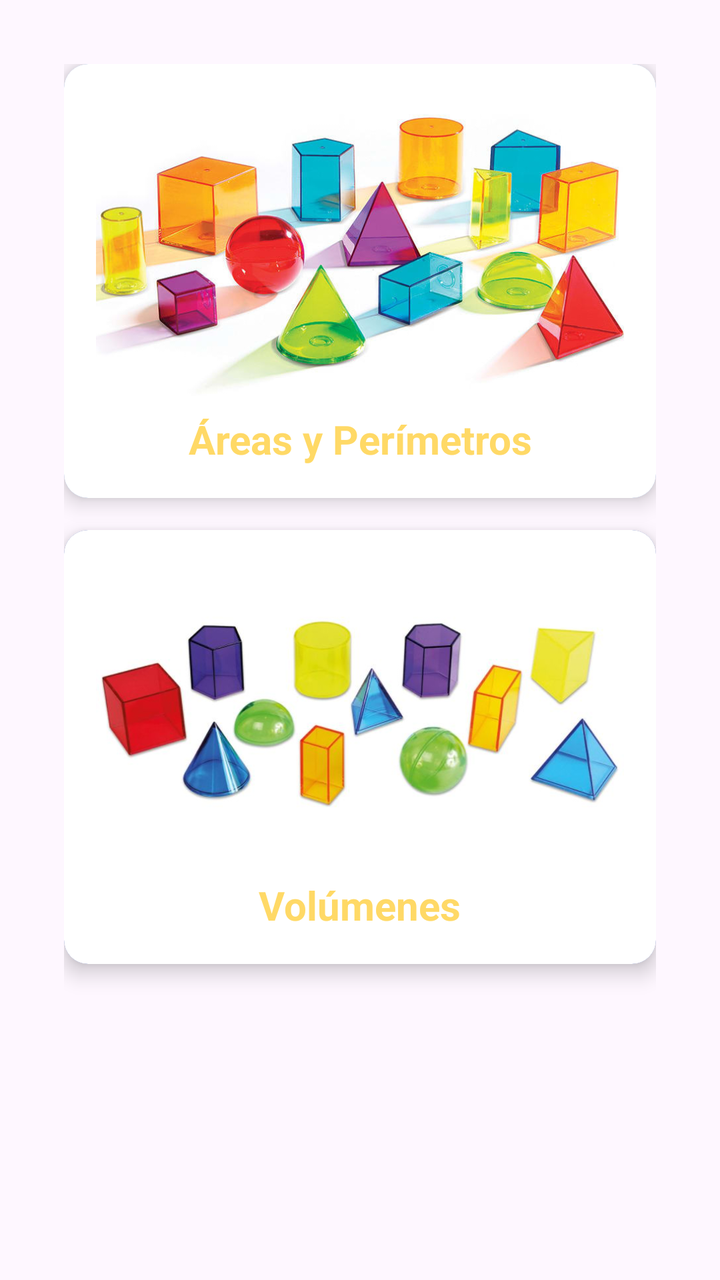
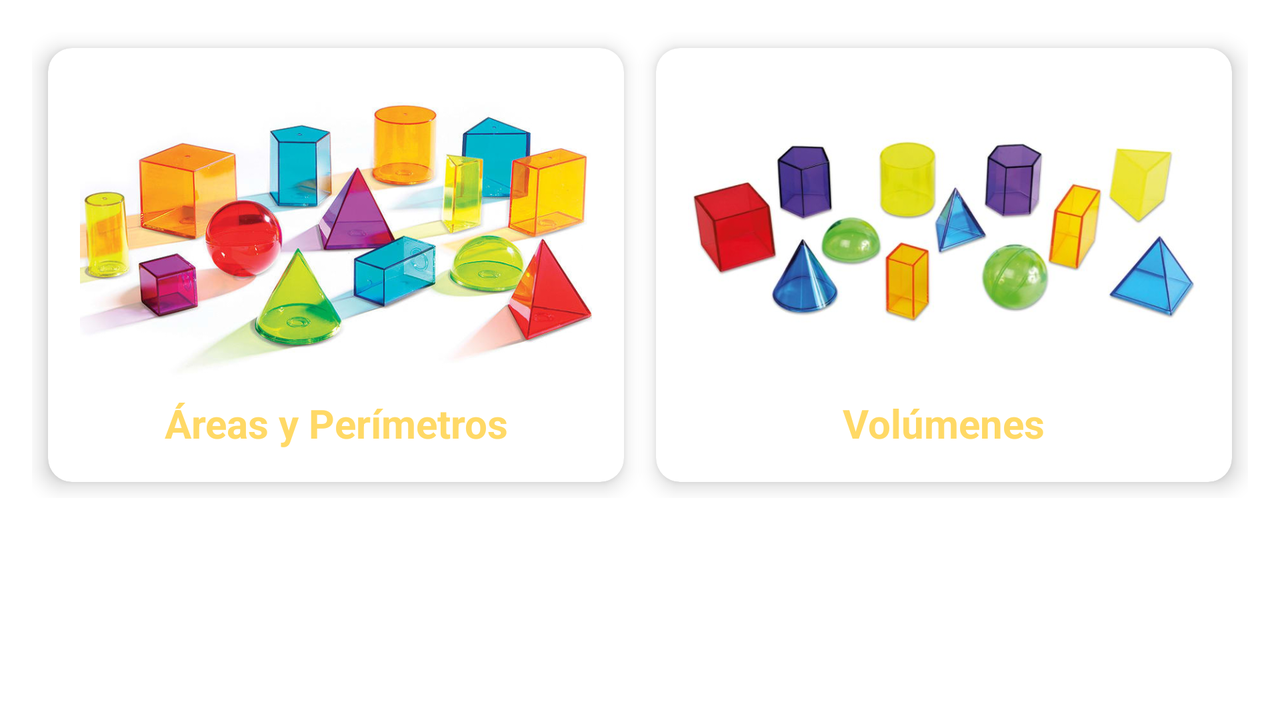

Compare how this app lays out the same screen by default and in its alternative resource folder. The renders come first, then the two layout files and the values they reference.
<!-- AndroidManifest.xml: application theme Theme.AreasPerimetrosVols -->
<!-- res/layout/activity_main.xml -->
<RelativeLayout
    xmlns:android="http://schemas.android.com/apk/res/android"
    xmlns:app="http://schemas.android.com/apk/res-auto"
    xmlns:tools="http://schemas.android.com/tools"
    android:layout_width="match_parent"
    android:layout_height="match_parent"
    android:padding="16dp"
    tools:context=".MainActivity">

    <ScrollView
        android:layout_width="match_parent"
        android:layout_height="wrap_content"
        android:layout_centerHorizontal="true">

        <LinearLayout
            android:layout_width="match_parent"
            android:layout_height="wrap_content"
            android:orientation="vertical"
            android:gravity="center"
            android:padding="16dp">

            

            
            <androidx.cardview.widget.CardView
                android:id="@+id/idCardAreas"
                android:layout_width="match_parent"
                android:layout_height="wrap_content"
                android:layout_marginBottom="16dp"
                app:cardBackgroundColor="#4472C4"
                app:cardCornerRadius="12dp"
                app:cardElevation="6dp"
                android:clickable="true"
                android:foreground="?attr/selectableItemBackground">

                <LinearLayout
                    android:layout_width="match_parent"
                    android:layout_height="wrap_content"
                    android:background="#FFFFFF"
                    android:gravity="center"
                    android:orientation="vertical"
                    android:padding="16dp">

                    <ImageView
                        android:layout_width="match_parent"
                        android:layout_height="150dp"
                        android:scaleType="centerCrop"
                        android:src="@drawable/areap" />

                    <TextView
                        android:layout_width="wrap_content"
                        android:layout_height="wrap_content"
                        android:layout_marginTop="8dp"
                        android:gravity="center"
                        android:text="Áreas y Perímetros"
                        android:textColor="#FFD966"
                        android:textSize="20sp"
                        android:textStyle="bold" />
                </LinearLayout>
            </androidx.cardview.widget.CardView>

            
            <androidx.cardview.widget.CardView
                android:id="@+id/idCardVolumenes"
                android:layout_width="match_parent"
                android:layout_height="wrap_content"
                android:layout_marginBottom="16dp"
                app:cardBackgroundColor="#002097"
                app:cardCornerRadius="12dp"
                app:cardElevation="6dp"
                android:clickable="true"
                android:foreground="?attr/selectableItemBackground">

                <LinearLayout
                    android:layout_width="match_parent"
                    android:layout_height="wrap_content"
                    android:background="#FFFFFF"
                    android:gravity="center"
                    android:orientation="vertical"
                    android:padding="16dp">

                    <ImageView
                        android:layout_width="match_parent"
                        android:layout_height="150dp"
                        android:scaleType="centerCrop"
                        android:src="@drawable/vol" />

                    <TextView
                        android:layout_width="wrap_content"
                        android:layout_height="wrap_content"
                        android:layout_marginTop="8dp"
                        android:gravity="center"
                        android:text="Volúmenes"
                        android:textColor="#FFD966"
                        android:textSize="20sp"
                        android:textStyle="bold" />
                </LinearLayout>
            </androidx.cardview.widget.CardView>
        </LinearLayout>
    </ScrollView>

</RelativeLayout>
<!-- resources referenced by this layout -->
<resources>
  <!-- drawable areap: jpg bitmap (drawable, 51332 bytes) -->
  <!-- drawable vol: jpg bitmap (drawable, 28259 bytes) -->
  <style name="Theme.AreasPerimetrosVols" parent="Base.Theme.AreasPerimetrosVols" />
  <style name="Base.Theme.AreasPerimetrosVols" parent="Theme.Material3.DayNight.NoActionBar">
          
          
      </style>
</resources>
<!-- res/layout-land/activity_main.xml (the repository's variant of the layout above) -->
<!-- drawn on the phone turned sideways -->
<LinearLayout
    xmlns:android="http://schemas.android.com/apk/res/android"
    xmlns:cardview="http://schemas.android.com/apk/res-auto"
    xmlns:tools="http://schemas.android.com/tools"
    android:layout_width="match_parent"
    android:layout_height="match_parent"
    android:orientation="vertical"
    android:background="@color/white"
    android:padding="16dp"
    tools:context=".MainActivity">

    

    
    <GridLayout
        android:layout_width="match_parent"
        android:layout_height="wrap_content"
        android:columnCount="2"
        android:rowCount="2"
        android:layout_gravity="center">

        
        <androidx.cardview.widget.CardView
            android:id="@+id/idCardAreas"
            android:layout_width="0dp"
            android:layout_height="wrap_content"
            android:layout_margin="8dp"
            android:layout_columnWeight="1"
            cardview:cardCornerRadius="12dp"
            cardview:cardElevation="6dp"
            android:clickable="true"
            android:foreground="?attr/selectableItemBackground">

            <LinearLayout
                android:layout_width="match_parent"
                android:layout_height="wrap_content"
                android:orientation="vertical"
                android:padding="16dp"
                android:gravity="center">

                <ImageView
                    android:layout_width="match_parent"
                    android:layout_height="150dp"
                    android:scaleType="centerCrop"
                    android:src="@drawable/areap" />

                <TextView
                    android:layout_width="wrap_content"
                    android:layout_height="wrap_content"
                    android:layout_marginTop="8dp"
                    android:gravity="center"
                    android:text="Áreas y Perímetros"
                    android:textColor="#FFD966"
                    android:textSize="20sp"
                    android:textStyle="bold" />
            </LinearLayout>
        </androidx.cardview.widget.CardView>

        
        <androidx.cardview.widget.CardView
            android:id="@+id/idCardVolumenes"
            android:layout_width="0dp"
            android:layout_height="wrap_content"
            android:layout_margin="8dp"
            android:layout_columnWeight="1"
            cardview:cardCornerRadius="12dp"
            cardview:cardElevation="6dp"
            android:clickable="true"
            android:foreground="?attr/selectableItemBackground">

            <LinearLayout
                android:layout_width="match_parent"
                android:layout_height="wrap_content"
                android:orientation="vertical"
                android:padding="16dp"
                android:gravity="center">

                <ImageView
                    android:layout_width="match_parent"
                    android:layout_height="150dp"
                    android:scaleType="centerCrop"
                    android:src="@drawable/vol" />

                <TextView
                    android:layout_width="wrap_content"
                    android:layout_height="wrap_content"
                    android:layout_marginTop="8dp"
                    android:gravity="center"
                    android:text="Volúmenes"
                    android:textColor="#FFD966"
                    android:textSize="20sp"
                    android:textStyle="bold" />
            </LinearLayout>
        </androidx.cardview.widget.CardView>

    </GridLayout>

</LinearLayout>
